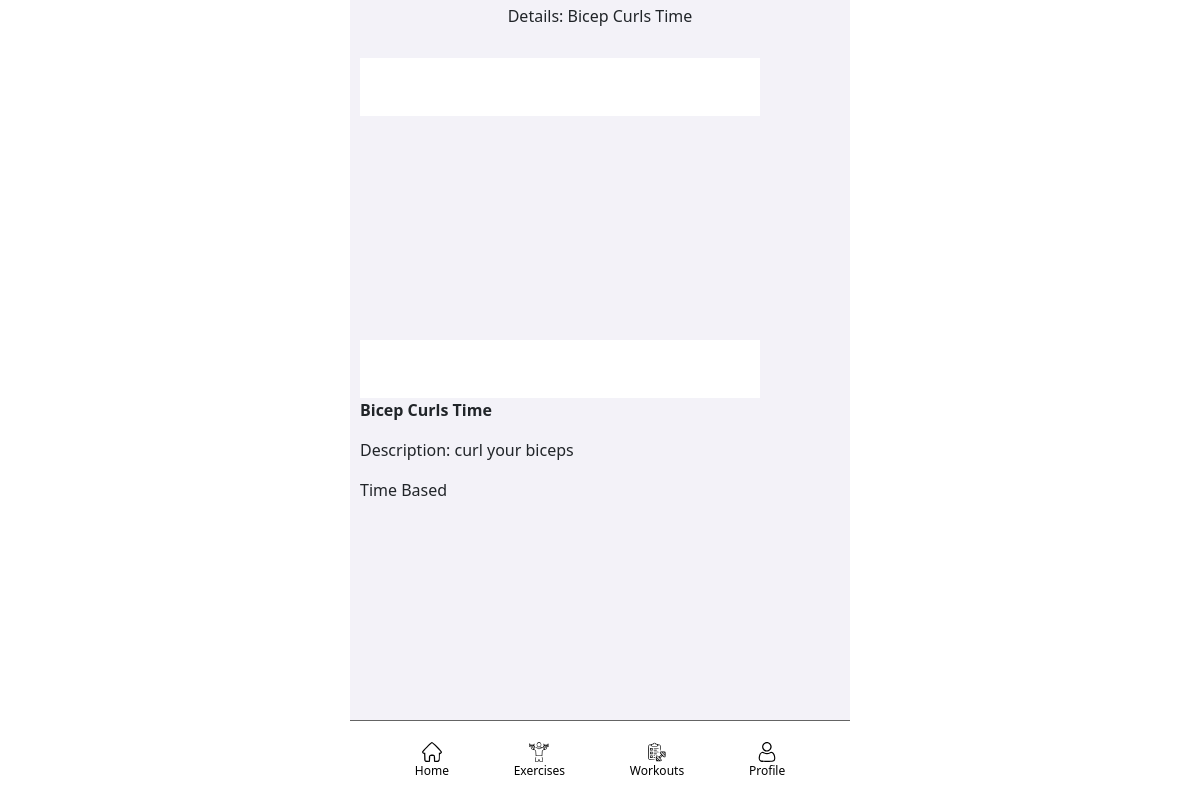
The app's page /fitnessApp/exercises/1/details (signed in) with its own data.
### fitnessApp/models/exercise_models.py (models this page shows, shortened)
class Exercise(models.Model):
    name = models.CharField(max_length=200)
    description = models.CharField(max_length=1000, blank=True)
    video_id = models.CharField(max_length=50, blank=True)
    public_flag = models.BooleanField(default=False)
    mode =  models.CharField(max_length=20, choices=MODE_CHOICES, default="REPS")
    weight_flag = models.BooleanField(default=True)

### fitnessApp/views/exercise_views.py (the view)
# urls.py: path("exercises/<int:pk>/details", ExerciseDetailView.as_view(), name="exercise-detail"),
class ExerciseDetailView(LoginRequiredMixin, DetailView):
    model = Exercise
    template_name = "exercise_detail.html"

### fitnessApp/templates/exercise_detail.html
{% extends "base.html" %}
{% block header %}
<p>Details: {{ object.name }}</p>
{% endblock %}
{% block content %}
<div>
        {% include 'exercise_video.html' with video_id=object.video_id %}
        <p><b>{{ object.name }}</b></p>
        <p>Description: {{ object.description }}</p>
        <p>{{ object.get_mode_display }}</p>
</div>
{% endblock %}

### fitnessApp/static/css/main.css (style rules this page uses)
body { background: white }

### records on screen
Exercise: name "Bicep Curls Time", description "curl your biceps", mode "Time Based"
